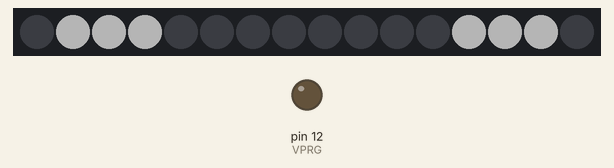
A sketch run on a simulated Arduino Uno, built with avr-gcc and run on an emulated ATmega328P. Parts: 16 RGB LEDs in strip order, left to right, output pins drawn as LEDs (lit = HIGH). Dim RGB values are drawn brighter than linear; pins used as bus, display or sensor lines are not drawn. At 17.0 s the program stops and its outputs stay as they are.

Above: at 0.1 s.
At 3.1 s:
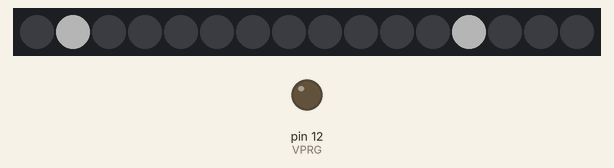
At 5.1 s:
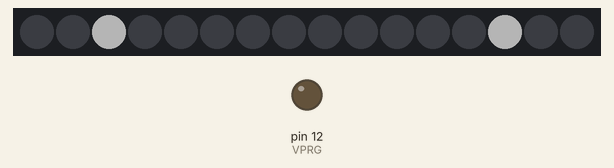
At 7.1 s:
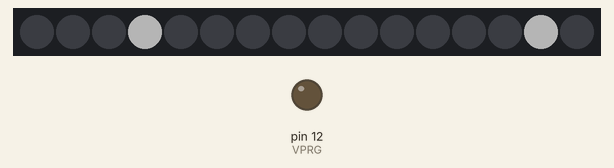
Timing chart, 0 to 8.6 s (numbered marks = the images above):
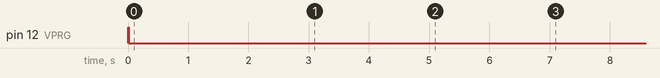

The sketch:

testRgbLed.ino
```cpp
/*
 * https://howtomechatronics.com/tutorials/arduino/how-to-extend-arduino-pwm-outputs-tlc5940-tutorial/
 * Arduino and TLC5940 Tutorial - Simple Example
 * by Dejan Nedelkovski, www.HowToMechatronics.com
 */
#include "Tlc5940.h"
#include <math.h>

//#define maxValue (pow(2, 12)-1)
#define maxValue (pow(2, 10)-1)
#define interval 2000
#define VPRG 12
#define XLAT 9
#define SIN 11
#define SCLK 13
#define BLANK 10
#define GSCLK 3

void setup() {
  digitalWrite(VPRG, HIGH);
  pinMode(VPRG, OUTPUT);
  digitalWrite(XLAT, LOW);
  pinMode(XLAT, OUTPUT);
  digitalWrite(SIN, HIGH);
  pinMode(SIN, OUTPUT);
  digitalWrite(SCLK, LOW);
  pinMode(SCLK, OUTPUT);
  digitalWrite(BLANK, LOW);
  pinMode(BLANK, OUTPUT);
  digitalWrite(GSCLK, LOW);
  pinMode(GSCLK, OUTPUT);
  delay(3);

  for(unsigned int i=0; i<100; i++) {
    digitalWrite(SCLK, HIGH);
    delayMicroseconds(10);
    digitalWrite(SCLK, LOW);
    delayMicroseconds(10);
  }
  delay(3);
  digitalWrite(XLAT, HIGH);
  delay(3);
  digitalWrite(XLAT, LOW);

  delay(3);
  digitalWrite(VPRG, LOW);

  delay(3);

  Tlc.init(0); // Initiates the TLC5940 and set all channels off
}

void setLed(unsigned int red, unsigned int green, unsigned int blue) {
  Tlc.set(1, red);
  Tlc.set(12, red);
  Tlc.set(2, green);
  Tlc.set(13, green);
  Tlc.set(3, blue);
  Tlc.set(14, blue);
  Tlc.update();
}

void loop() {
  unsigned long currentMillis = millis();
  unsigned long previousMillis = currentMillis;
  //The Tlc.clear() function clears all the outputs, or sets the PWM value of all outputs to 0
  Tlc.clear();
  delay(1);


  setLed(maxValue, maxValue, maxValue);
  delay(3000);

  setLed(maxValue, 0, 0);
  delay(2000);

  setLed(0, maxValue ,0);
  delay(2000);

  setLed(0, 0, maxValue);
  delay(2000);


  currentMillis = millis();
  previousMillis = millis();
  while (currentMillis - previousMillis < interval) {
    unsigned int b = (((float)(currentMillis - previousMillis)) / interval) * maxValue;
    setLed(b, b ,b);
    currentMillis = millis();
  }

  previousMillis = millis();
  while (currentMillis - previousMillis < interval) {
    unsigned int b = (((float)(currentMillis - previousMillis)) / interval) * maxValue;
    setLed(b, 0 ,0);
    currentMillis = millis();
  }
  previousMillis = millis();
  while (currentMillis - previousMillis < interval) {
    unsigned int b = (((float)(currentMillis - previousMillis)) / interval) * maxValue;
    setLed(0, b ,0);
    currentMillis = millis();
  }
  previousMillis = millis();
  while (currentMillis - previousMillis < interval) {
    unsigned int b = (((float)(currentMillis - previousMillis)) / interval) * maxValue;
    setLed(0, 0 ,b);
    currentMillis = millis();
  }
  Tlc.clear();
  delay(1);
  Tlc.update();
  exit(0);
}
```

Measured:
- what the display in image 0 shows lasts 3.0 s, from 0.0 s to 3.0 s
- what the display in image 1 shows lasts 2.0 s, from 3.0 s to 5.0 s
